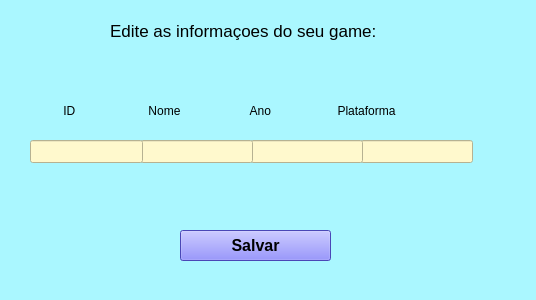
<?xml version="1.0" encoding="UTF-8"?>
<ui version="4.0">
 <class>Form</class>
 <widget class="QWidget" name="Form">
  <property name="geometry">
   <rect>
    <x>0</x>
    <y>0</y>
    <width>536</width>
    <height>300</height>
   </rect>
  </property>
  <property name="windowTitle">
   <string>Form</string>
  </property>
  <property name="styleSheet">
   <string notr="true">background-color: rgb(170, 247, 255);</string>
  </property>
  <widget class="QLabel" name="label">
   <property name="geometry">
    <rect>
     <x>110</x>
     <y>10</y>
     <width>301</width>
     <height>41</height>
    </rect>
   </property>
   <property name="font">
    <font>
     <pointsize>13</pointsize>
    </font>
   </property>
   <property name="text">
    <string>Edite as informaçoes do seu game:</string>
   </property>
  </widget>
  <widget class="QLabel" name="label_2">
   <property name="geometry">
    <rect>
     <x>10</x>
     <y>90</y>
     <width>521</width>
     <height>41</height>
    </rect>
   </property>
   <property name="text">
    <string>                ID                      Nome                     Ano                    Plataforma                 </string>
   </property>
  </widget>
  <widget class="QLineEdit" name="lineEdit_3">
   <property name="geometry">
    <rect>
     <x>360</x>
     <y>140</y>
     <width>113</width>
     <height>23</height>
    </rect>
   </property>
   <property name="styleSheet">
    <string notr="true">background-color: rgb(255, 249, 205);</string>
   </property>
  </widget>
  <widget class="QLineEdit" name="lineEdit_5">
   <property name="geometry">
    <rect>
     <x>250</x>
     <y>140</y>
     <width>113</width>
     <height>23</height>
    </rect>
   </property>
   <property name="styleSheet">
    <string notr="true">background-color: rgb(255, 249, 205);</string>
   </property>
  </widget>
  <widget class="QLineEdit" name="lineEdit_4">
   <property name="geometry">
    <rect>
     <x>140</x>
     <y>140</y>
     <width>113</width>
     <height>23</height>
    </rect>
   </property>
   <property name="styleSheet">
    <string notr="true">background-color: rgb(255, 249, 205);</string>
   </property>
  </widget>
  <widget class="QLineEdit" name="lineEdit_6">
   <property name="geometry">
    <rect>
     <x>30</x>
     <y>140</y>
     <width>113</width>
     <height>23</height>
    </rect>
   </property>
   <property name="styleSheet">
    <string notr="true">background-color: rgb(255, 249, 205);</string>
   </property>
  </widget>
  <widget class="QPushButton" name="pushButton_4">
   <property name="geometry">
    <rect>
     <x>180</x>
     <y>230</y>
     <width>151</width>
     <height>31</height>
    </rect>
   </property>
   <property name="font">
    <font>
     <pointsize>12</pointsize>
     <weight>75</weight>
     <italic>false</italic>
     <bold>true</bold>
     <underline>false</underline>
     <strikeout>false</strikeout>
     <kerning>false</kerning>
    </font>
   </property>
   <property name="styleSheet">
    <string notr="true">background-color: rgb(104, 99, 255);
color: rgb(0, 0, 0);</string>
   </property>
   <property name="text">
    <string>Salvar</string>
   </property>
  </widget>
 </widget>
 <resources/>
 <connections/>
</ui>
